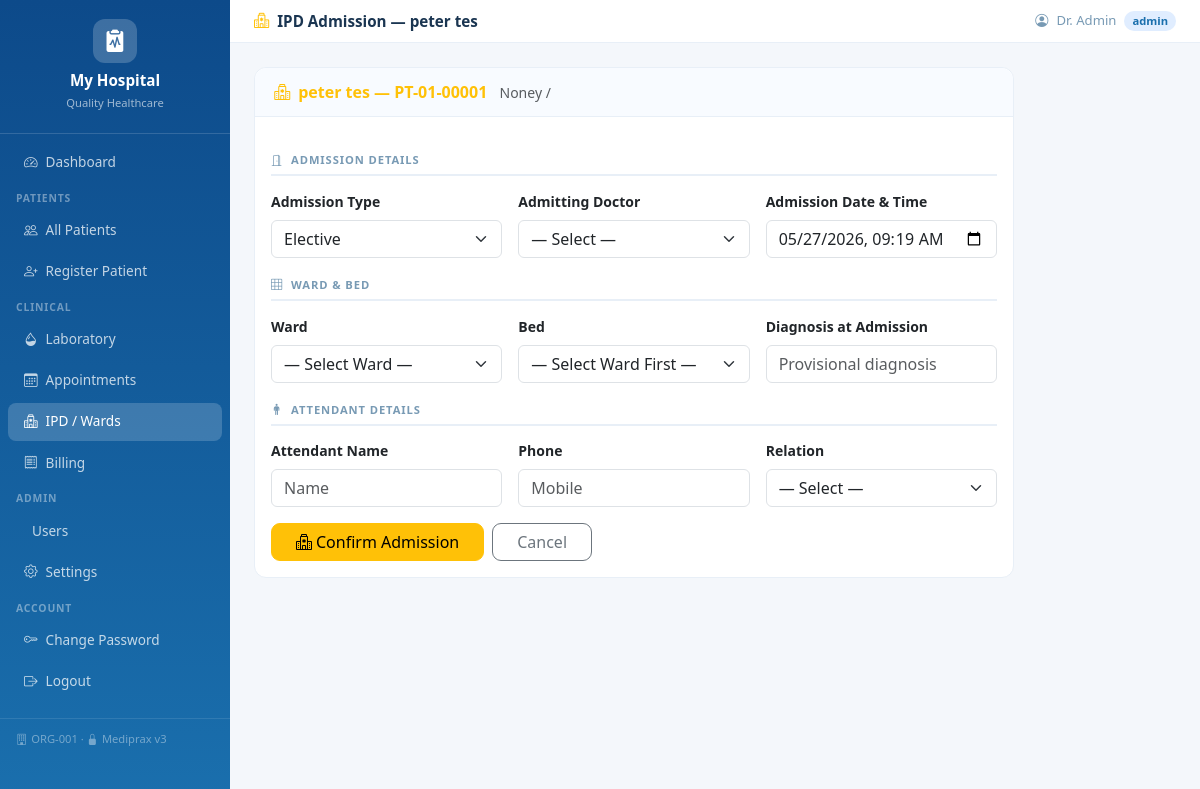
The app's page /ipd/admit/1 (signed in) with its own data.
### tables this page shows
CREATE TABLE hospitals(
            id         INTEGER PRIMARY KEY AUTOINCREMENT,
            name       TEXT NOT NULL,
            tagline    TEXT DEFAULT 'Quality Healthcare',
            address    TEXT DEFAULT '',
            phone      TEXT DEFAULT '',
            email      TEXT DEFAULT '',
            color1     TEXT DEFAULT '#1a6fad',
            color2     TEXT DEFAULT '#0e9f8b',
            is_active  INTEGER DEFAULT 1,
            created_at TIMESTAMP DEFAULT CURRENT_TIMESTAMP
        , org_id TEXT);

CREATE TABLE patients(
            id                INTEGER PRIMARY KEY AUTOINCREMENT,
            hospital_id       INTEGER NOT NULL,
            uhid              TEXT,
            name              TEXT NOT NULL,
            dob               DATE,
            age               INTEGER,
            gender            TEXT,
            guardian_name     TEXT DEFAULT '',
            guardian_relation TEXT DEFAULT '',
            emergency_contact TEXT DEFAULT '',
            emergency_phone   TEXT DEFAULT '',
            insurance         TEXT DEFAULT '',
            insurance_no      TEXT DEFAULT '',
            blood_group       TEXT DEFAULT '',
            rh_factor         TEXT DEFAULT '',
            height_cm         INTEGER,
            address           TEXT DEFAULT '',
            city              TEXT DEFAULT '',
            state             TEXT DEFAULT '',
            phone             TEXT DEFAULT '',
            email             TEXT DEFAULT '',
            individual_number TEXT DEFAULT '',
            occupation        TEXT DEFAULT '',
            marital_status    TEXT DEFAULT '',
            religion          TEXT DEFAULT '',
            nationality       TEXT DEFAULT 'Indian',
            comorbidity       TEXT DEFAULT '',
            known_allergies   TEXT DEFAULT '',
            past_medical_history TEXT DEFAULT '',
            past_surgical_history TEXT DEFAULT '',
            family_history    TEXT DEFAULT '',
            habits            TEXT DEFAULT '',
            patient_type      TEXT DEFAULT 'OPD'
                              CHECK(patient_type IN ('OPD','IPD','Emergency')),
            created_at        TIMESTAMP DEFAULT CURRENT_TIMESTAMP,
            updated_at        TIMESTAMP DEFAULT CURRENT_TIMESTAMP, org_id TEXT,
            FOREIGN KEY (hospital_id) REFERENCES hospitals(id)
        );

CREATE TABLE users(
            id            INTEGER PRIMARY KEY AUTOINCREMENT,
            hospital_id   INTEGER NOT NULL,
            username      TEXT UNIQUE NOT NULL,
            password_hash TEXT NOT NULL,
            role          TEXT NOT NULL DEFAULT 'nurse'
                          CHECK(role IN ('admin','doctor','nurse','patient')),
            name          TEXT NOT NULL,
            specialization TEXT DEFAULT '',
            phone         TEXT DEFAULT '',
            patient_id    INTEGER,
            created_at    TIMESTAMP DEFAULT CURRENT_TIMESTAMP,
            FOREIGN KEY (hospital_id) REFERENCES hospitals(id)
        );

### app/routes/ipd_routes.py (the view, shortened to what this page needs)
@ipd_routes.route('/admit/<int:pid>', methods=['GET','POST'])
def admit_patient(pid):
    if not _login(): return redirect(url_for('auth.login'))
    if not _can_write():
        flash('Read-only access.', 'danger')
        return redirect(url_for('patients.patient_detail', pid=pid))
    hid = _hid()
    db  = get_db()
    patient = db.execute('SELECT * FROM patients WHERE id=? AND hospital_id=?', (pid, hid)).fetchone()
    if not patient:
        flash('Patient not found.', 'danger')
        return redirect(url_for('patients.patients'))
    wards = db.execute('SELECT * FROM wards WHERE hospital_id=? ORDER BY name', (hid,)).fetchall()
    available_beds = db.execute('''
        SELECT b.*, w.name AS ward_name FROM beds b
        JOIN wards w ON b.ward_id=w.id
        WHERE b.hospital_id=? AND b.status='available'
        ORDER BY w.name, b.bed_number
    ''', (hid,)).fetchall()
    doctors = db.execute("SELECT id,name FROM users WHERE hospital_id=? AND role IN ('admin','doctor') ORDER BY name", (hid,)).fetchall()
    return render_template('ipd/admit_form.html',
                           patient=dict(patient),
                           wards=[dict(w) for w in wards],
                           available_beds=[dict(b) for b in available_beds],
                           doctors=[dict(d) for d in doctors],
                           today=datetime.now().strftime('%Y-%m-%dT%H:%M'))

### app/database.py (called while the page is built)
def get_db():
    if 'db' not in g:
        g.db = sqlite3.connect(current_app.config['DATABASE'])
        g.db.row_factory = sqlite3.Row
        g.db.execute('PRAGMA foreign_keys = ON')
        try:
            g.db.execute('PRAGMA journal_mode = WAL')
            g.db.execute('PRAGMA synchronous = NORMAL')
        except Exception:
            pass
    return g.db

### app/routes/ipd_routes.py (called while the page is built)
def _hid(): return session.get('hospital_id', 1)

def _login(): return 'user_id' in session and 'hospital_id' in session

def _can_write(): return session.get('role') in ('admin','doctor')

### templates/ipd/admit_form.html (shortened to what this page needs)
{% extends "base.html" %}
{% block page_title %}<i class="bi bi-hospital me-2 text-warning"></i>IPD Admission — {{ patient.name }}{% endblock %}
{% block content %}
<div class="card" style="max-width:760px">
  <div class="card-header">
    <span class="fw-semibold text-warning"><i class="bi bi-hospital me-2"></i>{{ patient.name }} — {{ patient.uhid }}</span>
    <small class="text-muted ms-2">{{ patient.age }}y / {{ patient.gender }} {% if patient.blood_group %}/ {{ patient.blood_group }}{% endif %}</small>
  </div>
  <div class="card-body">
    <form method="POST">
      <div class="section-header"><i class="bi bi-door-open me-2"></i>Admission Details</div>
      <div class="row g-3 mb-3">
        <div class="col-md-4">
          <label class="form-label small fw-semibold">Admission Type</label>
          <select name="admission_type" class="form-select">
            {% for t in ['Elective','Emergency','Referral','Transfer'] %}
            <option value="{{ t }}">{{ t }}</option>
            {% endfor %}
          </select>
        </div>
        <div class="col-md-4">
          <label class="form-label small fw-semibold">Admitting Doctor</label>
          <select name="doctor_id" class="form-select">
            <option value="">— Select —</option>
          </select>
        </div>
        <div class="col-md-4">
          <label class="form-label small fw-semibold">Admission Date &amp; Time</label>
          <input type="datetime-local" name="admission_datetime" class="form-control" value="{{ today }}"/>
        </div>
      </div>
      <div class="section-header"><i class="bi bi-grid-3x3 me-2"></i>Ward &amp; Bed</div>
      <div class="row g-3 mb-3">
        <div class="col-md-4">
          <label class="form-label small fw-semibold">Ward</label>
          <select name="ward_id" id="wardSelect" class="form-select" onchange="loadBeds()">
            <option value="">— Select Ward —</option>
          </select>
        </div>
        <div class="col-md-4">
          <label class="form-label small fw-semibold">Bed</label>
          <select name="bed_id" id="bedSelect" class="form-select">
            <option value="">— Select Ward First —</option>
          </select>
        </div>
        <div class="col-md-4">
          <label class="form-label small fw-semibold">Diagnosis at Admission</label>
          <input type="text" name="diagnosis_at_admission" class="form-control" placeholder="Provisional diagnosis"/>
        </div>
      </div>
      <div class="section-header"><i class="bi bi-person-standing me-2"></i>Attendant Details</div>
      <div class="row g-3 mb-3">
        <div class="col-md-4">
          <label class="form-label small fw-semibold">Attendant Name</label>
          <input type="text" name="attendant_name" class="form-control" placeholder="Name" value="{{ patient.guardian_name or '' }}"/>
        </div>
        <div class="col-md-4">
          <label class="form-label small fw-semibold">Phone</label>
          <input type="tel" name="attendant_phone" class="form-control" placeholder="Mobile" value="{{ patient.emergency_phone or '' }}"/>
        </div>
        <div class="col-md-4">
          <label class="form-label small fw-semibold">Relation</label>
          <select name="attendant_relation" class="form-select">
            <option value="">— Select —</option>
          </select>
        </div>
      </div>
      <div class="d-flex gap-2">
        <button type="submit" class="btn btn-warning px-4" style="border-radius:9px"><i class="bi bi-hospital me-1"></i>Confirm Admission</button>
        <a href="{{ url_for('patients.patient_detail', pid=patient.id) }}" class="btn btn-outline-secondary px-4" style="border-radius:9px">Cancel</a>
      </div>
    </form>
  </div>
</div>
{% endblock %}

### templates/base.html (shortened to what this page needs)
<!DOCTYPE html>
<html lang="en">
<head>
  <link href="https://cdn.jsdelivr.net/npm/bootstrap@5.3.2/dist/css/bootstrap.min.css" rel="stylesheet"/>
  <link href="https://cdn.jsdelivr.net/npm/bootstrap-icons@1.11.3/font/bootstrap-icons.min.css" rel="stylesheet"/>
  <link rel="stylesheet" href="{{ url_for('static', filename='css/style.css') }}"/>
</head>
<body>
<nav id="sidebar">
  <div class="brand">
    <div class="brand-icon"><i class="bi bi-clipboard2-pulse-fill"></i></div>
    <h5>{{ hospital.name }}</h5>
    <small>{{ hospital.tagline }}</small>
  </div>
  <ul class="nav flex-column mt-2">
    {% if session.role != 'patient' %}
    <li class="nav-item"><a href="{{ url_for('auth.dashboard') }}" class="nav-link {% if request.endpoint=='auth.dashboard' %}active{% endif %}"><i class="bi bi-speedometer2"></i> Dashboard</a></li>
    <li class="nav-label">Patients</li>
    <li class="nav-item"><a href="{{ url_for('patients.patients') }}" class="nav-link {% if 'patients.' in (request.endpoint or '') %}active{% endif %}"><i class="bi bi-people"></i> All Patients</a></li>
    {% if session.role in ('admin','doctor') %}
    <li class="nav-item"><a href="{{ url_for('patients.add_patient_view') }}" class="nav-link"><i class="bi bi-person-plus"></i> Register Patient</a></li>
    {% endif %}
    <li class="nav-label">Clinical</li>
    <li class="nav-item"><a href="{{ url_for('lab.lab_list') }}" class="nav-link {% if 'lab.' in (request.endpoint or '') %}active{% endif %}"><i class="bi bi-droplet-half"></i> Laboratory</a></li>
    <li class="nav-item"><a href="{{ url_for('appointments.appointments') }}" class="nav-link {% if 'appointments.' in (request.endpoint or '') %}active{% endif %}"><i class="bi bi-calendar3"></i> Appointments</a></li>
    <li class="nav-item"><a href="{{ url_for('ipd.ward_view') }}" class="nav-link {% if 'ipd.' in (request.endpoint or '') %}active{% endif %}"><i class="bi bi-hospital"></i> IPD / Wards</a></li>
    <li class="nav-item"><a href="{{ url_for('billing.bill_list') }}" class="nav-link {% if 'billing.' in (request.endpoint or '') %}active{% endif %}"><i class="bi bi-receipt"></i> Billing</a></li>
    {% if session.role == 'admin' %}
    <li class="nav-label">Admin</li>
    <li class="nav-item"><a href="{{ url_for('auth.users') }}" class="nav-link {% if request.endpoint=='auth.users' %}active{% endif %}"> Users</a></li>
    <li class="nav-item"><a href="{{ url_for('settings.hospital_settings') }}" class="nav-link {% if 'settings.' in (request.endpoint or '') %}active{% endif %}"><i class="bi bi-gear"></i> Settings</a></li>
    {% endif %}
    {% else %}
    <li class="nav-item"><a href="{{ url_for('patients.patient_detail', pid=session.patient_id) }}" class="nav-link active"><i class="bi bi-file-medical"></i> My Records</a></li>
    {% endif %}
    <li class="nav-label">Account</li>
    <li class="nav-item"><a href="{{ url_for('auth.change_password') }}" class="nav-link"><i class="bi bi-key"></i> Change Password</a></li>
    <li class="nav-item"><a href="{{ url_for('auth.logout') }}" class="nav-link"><i class="bi bi-box-arrow-right"></i> Logout</a></li>
  </ul>
  <div class="sidebar-footer">
    {% if hospital.org_id %}<i class="bi bi-building me-1"></i>{{ hospital.org_id }} &middot; {% endif %}
    <i class="bi bi-lock-fill me-1"></i>Mediprax v3
  </div>
</nav>
<div id="topbar">
  <div class="d-flex align-items-center gap-2">
    <p class="page-title mb-0">{% block page_title %}{% endblock %}</p>
  </div>
  <div class="user-pill">
    <i class="bi bi-person-circle"></i>
    <span>{{ session.name }}</span>
    <span class="role-badge role-{{ session.role }}">{{ session.role }}</span>
  </div>
</div>
<div id="main">
  {% block content %}{% endblock %}
</div>
</body>
</html>

### static/css/style.css (style rules this page uses)
:root { --sidebar-w: 230px; }
body { margin:0; font-family:'Segoe UI',sans-serif; background:#f4f7fb; }
#sidebar { position:fixed; top:0; left:0; width:var(--sidebar-w); height:100vh; overflow-y:auto; z-index:200; }
.brand { padding:1.2rem 1rem; border-bottom:1px solid rgba(255,255,255,.15); text-align:center; }
.brand-icon { width:44px; height:44px; border-radius:12px; display:flex; align-items:center; justify-content:center; margin:0 auto .5rem; color:#fff; font-size:1.4rem; background:rgba(255,255,255,.2); }
.brand h5 { color:#fff; margin:0; font-weight:700; font-size:.95rem; }
.brand small { color:rgba(255,255,255,.6); font-size:.7rem; }
.nav-link { color:rgba(255,255,255,.75) !important; padding:.55rem 1rem !important; border-radius:8px; margin:.1rem .5rem; font-size:.85rem; display:flex; align-items:center; gap:8px; }
.nav-link:hover, .nav-link.active { background:rgba(255,255,255,.18) !important; color:#fff !important; }
.nav-label { padding:.5rem 1rem .2rem; font-size:.65rem; text-transform:uppercase; letter-spacing:.08em; color:rgba(255,255,255,.4); font-weight:700; }
.sidebar-footer { padding:.8rem 1rem; font-size:.7rem; color:rgba(255,255,255,.4); border-top:1px solid rgba(255,255,255,.1); margin-top:1rem; }
#topbar { margin-left:var(--sidebar-w); background:#fff; border-bottom:1px solid #e8eff7; padding:.6rem 1.5rem; display:flex; justify-content:space-between; align-items:center; position:sticky; top:0; z-index:100; }
.page-title { font-weight:600; font-size:.95rem; color:#1a3551; }
.user-pill { display:flex; align-items:center; gap:8px; font-size:.82rem; color:#789ab4; }
.role-badge { padding:2px 8px; border-radius:10px; font-size:.7rem; font-weight:600; }
.role-admin { background:#e0edff; color:#1a6fad; }
#main { margin-left:var(--sidebar-w); padding:1.5rem; }
.card { border:1px solid #e8eff7; border-radius:12px; box-shadow:none; }
.card-header { background:#f8fbff; border-bottom:1px solid #e8eff7; border-radius:12px 12px 0 0 !important; padding:.75rem 1.2rem; }
.section-header { font-size:.7rem; text-transform:uppercase; letter-spacing:.08em; color:#789ab4; font-weight:700; border-bottom:2px solid #e8eff7; padding-bottom:5px; margin:1.2rem 0 .8rem; }

### records on screen
hospitals: name "My Hospital", tagline "Quality Healthcare", org_id "ORG-001"
patients: name "peter tes", uhid "PT-01-00001"
users: role "admin"

### other values on screen
{{ session.name }} "Dr. Admin"
{{ patient.age }} "None"
form field admission_type "Elective"
